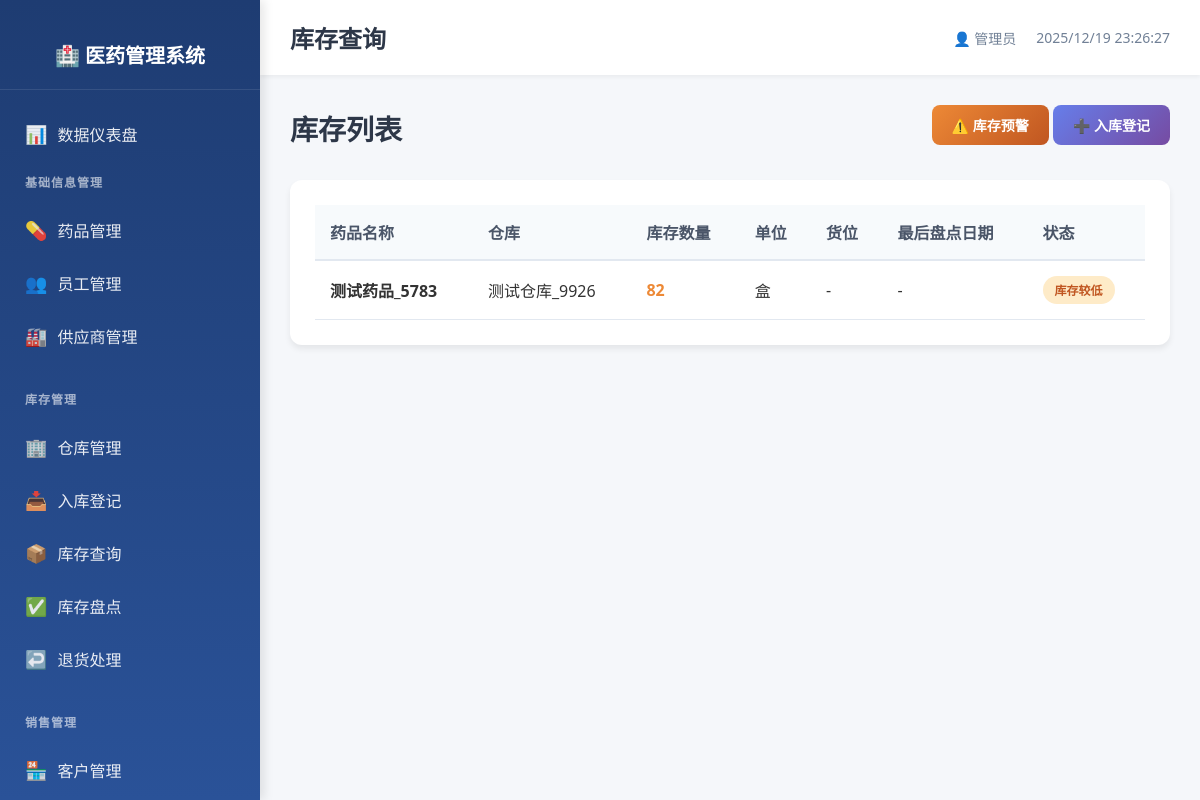
The app's page /inventory/stock, older data.
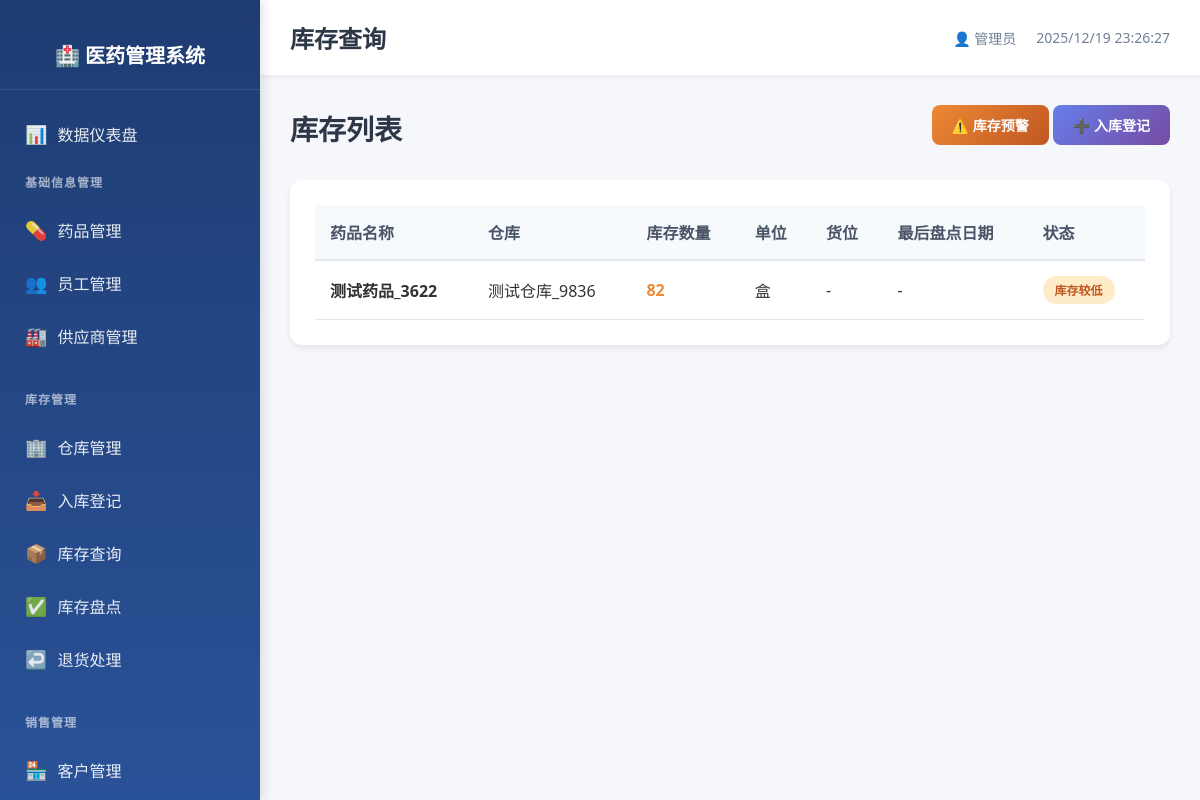
The same page, newer data.
### models.py (models this page shows)
class Inventory(db.Model):
    __tablename__ = 'inventory'
    __table_args__ = (
        db.UniqueConstraint('drug_id', 'warehouse_id', name='uq_drug_warehouse'),
    )
    inventory_id = db.Column(db.Integer, primary_key=True, autoincrement=True)
    drug_id = db.Column(db.Integer, db.ForeignKey('drug_info.drug_id', ondelete='CASCADE'), nullable=False, index=True)
    warehouse_id = db.Column(db.Integer, db.ForeignKey('warehouse.warehouse_id', ondelete='CASCADE'), nullable=False, index=True)
    quantity = db.Column(db.Integer, default=0, nullable=False)
    location = db.Column(db.String(100))
    last_check_date = db.Column(db.Date)
    create_time = db.Column(db.DateTime, default=datetime.now, nullable=False)
    update_time = db.Column(db.DateTime, default=datetime.now, onupdate=datetime.now, nullable=False)

class DrugInfo(db.Model):
    __tablename__ = 'drug_info'
    drug_id = db.Column(db.Integer, primary_key=True, autoincrement=True)
    name = db.Column(db.String(100), nullable=False, index=True)
    spec = db.Column(db.String(100))
    manufacturer = db.Column(db.String(200))
    approval_number = db.Column(db.String(100), unique=True)
    category = db.Column(db.String(50))  # 处方/非处方
    unit = db.Column(db.String(20))
    purchase_price = db.Column(db.Numeric(10, 2), nullable=False)
    sale_price = db.Column(db.Numeric(10, 2), nullable=False)
    expiry_date = db.Column(db.Date)
    status = db.Column(db.String(20), default='在售', nullable=False)
    create_time = db.Column(db.DateTime, default=datetime.now, nullable=False)
    update_time = db.Column(db.DateTime, default=datetime.now, onupdate=datetime.now, nullable=False)

class Warehouse(db.Model):
    __tablename__ = 'warehouse'
    warehouse_id = db.Column(db.Integer, primary_key=True, autoincrement=True)
    name = db.Column(db.String(100), nullable=False, unique=True, index=True)
    address = db.Column(db.String(200))
    manager_id = db.Column(db.Integer, db.ForeignKey('employee_info.employee_id', ondelete='SET NULL'))
    create_time = db.Column(db.DateTime, default=datetime.now, nullable=False)

### routes/inventory_mgmt.py (the view)
@inventory_bp.route('/stock')
def stock_list():
    stocks = db.session.query(Inventory, DrugInfo.name, DrugInfo.unit, Warehouse.name).\
        join(DrugInfo, Inventory.drug_id == DrugInfo.drug_id).\
        join(Warehouse, Inventory.warehouse_id == Warehouse.warehouse_id).all()
    return render_template('inventory/stock_list.html', stocks=stocks)

### templates/inventory/stock_list.html (shortened to what this page needs)
{% extends "base.html" %}
{% block page_title %}库存查询{% endblock %}
{% block content %}
<div class="page-header">
    <h2>库存列表</h2>
    <div>
        <a href="{{ url_for('inventory.stock_low') }}" class="btn btn-warning">
            ⚠️ 库存预警
        </a>
        <a href="{{ url_for('inventory.stock_in_add') }}" class="btn btn-primary">
            ➕ 入库登记
        </a>
    </div>
</div>
<div class="table-card">
    <table class="data-table">
        <thead>
            <tr>
                <th>药品名称</th>
                <th>仓库</th>
                <th>库存数量</th>
                <th>单位</th>
                <th>货位</th>
                <th>最后盘点日期</th>
                <th>状态</th>
            </tr>
        </thead>
        <tbody>
            {% for inventory, drug_name, unit, warehouse_name in stocks %}
            <tr>
                <td><strong>{{ drug_name }}</strong></td>
                <td>{{ warehouse_name }}</td>
                <td class="{% if inventory.quantity < 50 %}text-danger{% elif inventory.quantity < 100 %}text-warning{% endif %}">
                    <strong>{{ inventory.quantity }}</strong>
                </td>
                <td>{{ unit }}</td>
                <td>{{ inventory.location or '-' }}</td>
                <td>{{ inventory.last_check_date or '-' }}</td>
                <td>
                    {% if inventory.quantity < 50 %}
                        <span class="badge badge-danger">严重不足</span>
                    {% elif inventory.quantity < 100 %}
                        <span class="badge badge-warning">库存较低</span>
                    {% else %}
                        <span class="badge badge-success">库存正常</span>
                    {% endif %}
                </td>
            </tr>
            {% endfor %}
        </tbody>
    </table>
</div>
{% endblock %}

Row changes from the older to the newer data that the page shows:
changed Inventory: name "测试药品_5783" → "测试药品_3622"; name "测试仓库_9926" → "测试仓库_9836"
